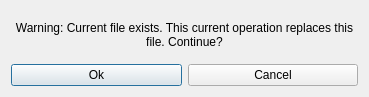
<?xml version="1.0" encoding="UTF-8"?>
<ui version="4.0">
 <class>ReplaceWarning</class>
 <widget class="QDialog" name="ReplaceWarning">
  <property name="geometry">
   <rect>
    <x>0</x>
    <y>0</y>
    <width>369</width>
    <height>97</height>
   </rect>
  </property>
  <property name="windowTitle">
   <string>Warning</string>
  </property>
  <layout class="QVBoxLayout" name="verticalLayout_2">
   <item>
    <layout class="QVBoxLayout" name="verticalLayout">
     <item>
      <widget class="QLabel" name="warning_label">
       <property name="text">
        <string>Warning: Current file exists. This current operation replaces this file. Continue?</string>
       </property>
       <property name="alignment">
        <set>Qt::AlignCenter</set>
       </property>
       <property name="wordWrap">
        <bool>true</bool>
       </property>
      </widget>
     </item>
     <item>
      <layout class="QHBoxLayout" name="horizontalLayout">
       <item>
        <widget class="QPushButton" name="ok">
         <property name="text">
          <string>Ok</string>
         </property>
        </widget>
       </item>
       <item>
        <widget class="QPushButton" name="cancel">
         <property name="text">
          <string>Cancel</string>
         </property>
        </widget>
       </item>
      </layout>
     </item>
    </layout>
   </item>
  </layout>
 </widget>
 <resources/>
 <connections/>
</ui>
